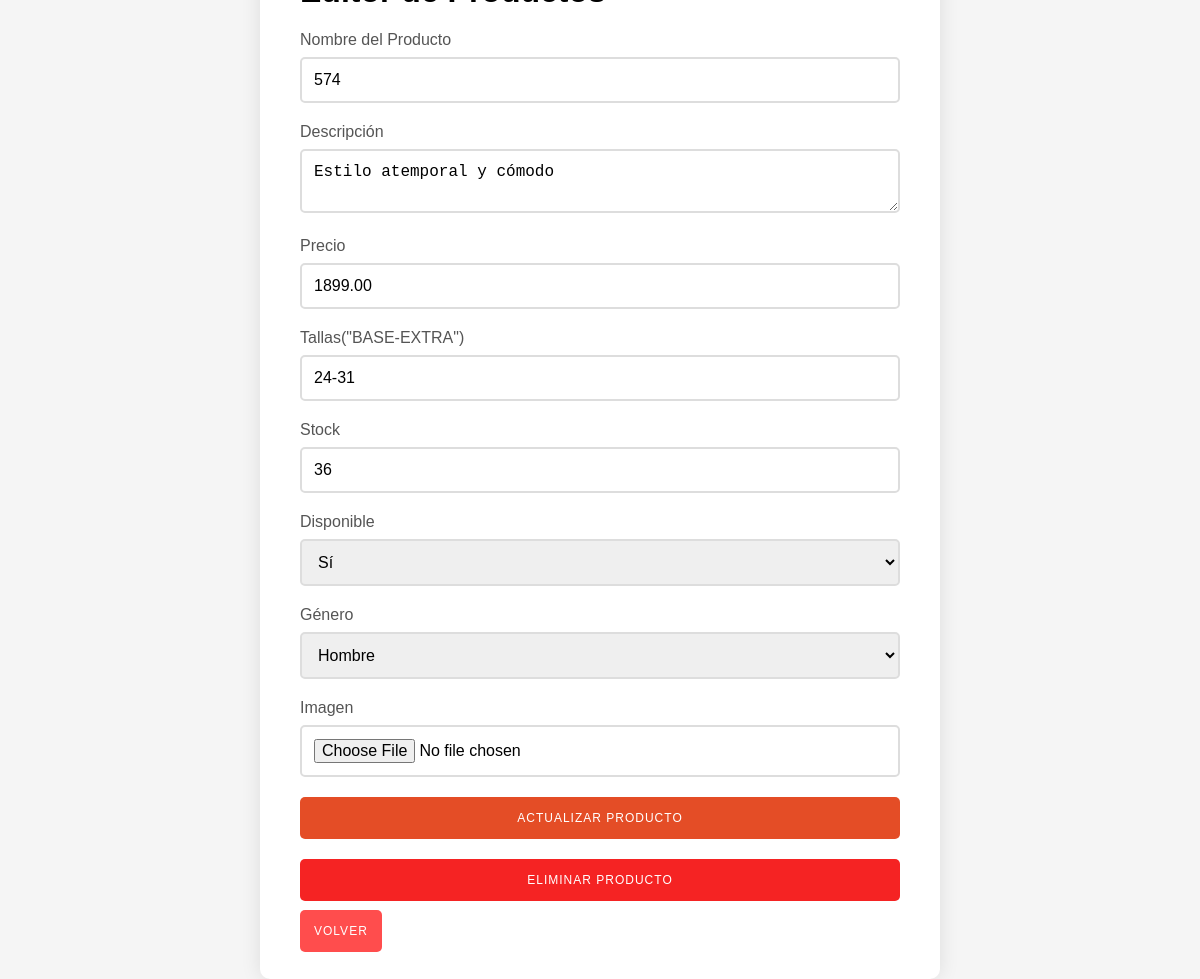
Screenshot of /menu/editarProducto.php?Nombre=574 (signed in) with the database file from the repository.
### tables this page shows
CREATE TABLE `catalogo` (
  `Genero` enum('H','M','I') NOT NULL,
  `Marca` varchar(50) NOT NULL,
  `Nombre` varchar(30) NOT NULL,
  `Precio` decimal(10,2) NOT NULL CHECK (`Precio` > 0),
  `Descripcion` text DEFAULT NULL,
  `Tallas` varchar(100) NOT NULL,
  `Stock` int(11) NOT NULL DEFAULT 0 CHECK (`Stock` >= 0),
  `Disponible` enum('Sí','No') GENERATED ALWAYS AS (if(`Stock` > 0,'Sí','No')) STORED,
  UNIQUE KEY `Nombre` (`Nombre`)
);

### menu/editarProducto.php (the view, shortened to what this page needs)
<?php
$servername = "localhost";
$username = "root";
$password = "";
$dbname = "SmartStep";
$conn = new mysqli($servername, $username, $password, $dbname);
if (isset($_GET['Nombre'])) {
    $nombre_producto = $_GET['Nombre'];
    $sql = "SELECT * FROM catalogo WHERE Nombre = ?";
    $stmt = $conn->prepare($sql);
    $stmt->bind_param("s", $nombre_producto);
    $stmt->execute();
    $resultado = $stmt->get_result();
    if ($resultado->num_rows > 0) {
        $producto = $resultado->fetch_assoc();
    } else {
        echo "Producto no encontrado.";
        exit();
    }
} else {
    echo "Producto no encontrado.";
    exit();
}
?>
<!DOCTYPE html>
<html lang="es">
<head>
</head>
<body>
    <div class="container">
        <br><br><br><br><br>
        <h1>Editor de Productos</h1>
        <div class="form-container">
            <form action="" method="POST" enctype="multipart/form-data">
                <div class="form-group">
                    <label for="nombre">Nombre del Producto</label>
                    <input type="text" id="nombre" name="nombre" value="<?php echo $producto['Nombre']; ?>" required>
                </div>
                <div class="form-group">
                    <label for="descripcion">Descripción</label>
                    <textarea id="descripcion" name="descripcion" required><?php echo $producto['Descripcion']; ?></textarea>
                </div>
                <div class="form-group">
                    <label for="precio">Precio</label>
                    <input type="number" id="precio" name="precio" value="<?php echo $producto['Precio']; ?>" required>
                </div>
                <div class="form-group">
                    <label for="tallas">Tallas("BASE-EXTRA")</label>
                    <input type="text" id="tallas" name="tallas" value="<?php echo $producto['Tallas']; ?>" required>
                </div>
                <div class="form-group">
                    <label for="stock">Stock</label>
                    <input type="number" id="stock" name="stock" value="<?php echo $producto['Stock']; ?>" required>
                </div>
                <div class="form-group">
                    <label for="disponible">Disponible</label>
                    <select id="disponible" name="disponible" required>
                        <option value="Sí" <?php echo ($producto['Disponible'] === 'Sí') ? 'selected' : ''; ?>>Sí</option>
                    </select>
                </div>
                <div class="form-group">
                    <label for="genero">Género</label>
                    <select id="genero" name="genero" required>
                        <option value="H" <?php echo ($producto['Genero'] === 'H') ? 'selected' : ''; ?>>Hombre</option>
                    </select>
                </div>
                <div class="form-group">
                 <label for="imagen">Imagen</label>
                 <input type="file" id="imagen" name="imagen" required>
                </div>
                <button type="submit" name="actualizar_producto" class="submit-btn">Actualizar Producto</button>
            </form>
            <form action="" method="POST">
                <button type="submit" name="borrar_producto" class="cancel-btn2">Eliminar Producto</button>
            </form>
            <div class="action-buttons">
                <a href="admin.php" class="cancel-btn">Volver</a>
            </div>
        </div>
    </div>
</body>
</html>

### menu/editarProducto.php (style rules this page uses)
body { font-family: Arial, sans-serif; margin: 0; padding: 0; background-color: #f5f5f5; display: flex; justify-content: center; align-items: center; height: 100vh; }
.container { background-color: white; padding: 40px; border-radius: 10px; box-shadow: 0 0 20px rgba(0, 0, 0, 0.1); width: 100%; max-width: 600px; }
.form-group { margin-bottom: 20px; }
.form-group label { display: block; margin-bottom: 8px; color: #555; }
.form-group input, .form-group select, .form-group textarea { width: 100%; padding: 12px; border: 2px solid #ddd; border-radius: 5px; font-size: 16px; box-sizing: border-box; }
.submit-btn, .cancel-btn { width: 100%; padding: 14px; background-color: #e44d26; color: white; border: none; border-radius: 5px; font-size: 12px; cursor: pointer; transition: all 0.3s ease; text-transform: uppercase; letter-spacing: 1px; text-decoration: none; }
.cancel-btn2 { width: 100%; padding: 14px; background-color:rgb(245, 35, 35); color: white; border: none; border-radius: 5px; font-size: 12px; cursor: pointer; transition: all 0.3s ease; text-transform: uppercase; letter-spacing: 1px; text-decoration: none; }
.cancel-btn { background-color: #ff4d4d; }
.form-container { display: flex; flex-direction: column; gap: 20px; }

### rows the page displays
catalogo: nombre "574", descripcion "Estilo atemporal y cómodo", precio "1899.00", tallas "24-31", stock "36", disponible "Sí", genero "Hombre"
